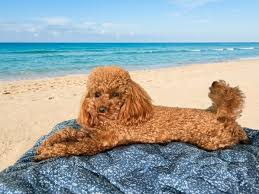
#> input picture data/poodle2.png, 259 x 194 px
$ jupyter execute --allow-errors Shap.ipynb
#> lines starting #> are read from the running program, lines starting #| are printed output that depends on the picture
# SHAP Exercise:
#### **How Do Different SHAP Methods Explain the Same Image?**

SHAP has different **explainers** that use different strategies to compute the Shapley values. In this exercise, you'll apply different explainers to the same image and compare their explanations.

## Setup and Imports
Start by setting up a new virtual environment with the packages specified in requirements_shap.txt.
I tested the scripts with python 3.11 but newer versions probably also work.

Then download the *poodle.png* and *imagenet_classes.txt* from Moodle into a folder called Data. Since we will reuse this folder, you can create it one level above the folder for this SHAP exercise.

Then:

[cell 1]
import torch
import torchvision.models as models
import torchvision.transforms as transforms
import numpy as np
from PIL import Image
import matplotlib.pyplot as plt
from pathlib import Path
import requests
from skimage.segmentation import slic
import shap
import cv2

#> (the rest of this cell did not finish here and is left out)

#> (a cell that did not finish here is left out)

[cell 3]
# Path to images
data_path = Path("../data")
img_name = "poodle2.png"

# Load image
img_path = data_path / img_name
if img_path.exists():
    original_img = Image.open(img_path).convert('RGB')
#> original_img is the input picture: PIL image 259x194 RGB; mean R, G, B 156.7, 163.7, 162.2
else:
    print("Image not found, creating placeholder")
    original_img = Image.new('RGB', (224, 224), color='gray')

original_img = original_img.resize((224, 224))
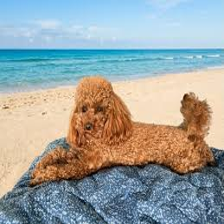
#> original_img: PIL image 224x224 RGB; mean R, G, B 156.7, 163.7, 162.2
img_array = np.array(original_img)

plt.imshow(original_img)
plt.title(f"Test Image: {img_name}")
plt.axis('off')
plt.show()

#> (a cell that did not finish here is left out)

## Prediction Function
The SHAP library implements different variations of SHAP in functions called *explainers*.
All SHAP explainers need a function that takes images and returns predictions.

[cell 5]
# [29 lines left out: function model_predict, not called in this run]

# KernelSHAP
We will start with the basic KernelSHAP explainer which we saw in the lecture.

**Reminder how it works**: Kernel SHAP approximates Shapley values by sampling coalitions of features (here, superpixels) and weighting them with a Shapley kernel; it is model‑agnostic but relatively slow.

## Masking

The SHAP library needs a masking function to represent "feature absent" perturbation.
For our image data and KernelSHAP, we will use a superpixel segmentation approach similar to LIME, as discussed in the lecture.
To this end, we first segement the image using the SLIC algorithm. If you want, you can play around with the hyperparameters of SLIC.

[cell 6]
# Superpixels
n_segments = 50 # Number of superpixels
segments = slic(img_array, n_segments=n_segments, compactness=30, sigma=3, start_label=0) # This returns a 2D integer array assigning a superpixel id to each pixel.
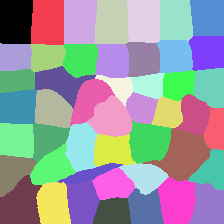
#> segments: shape (224, 224) int64; 47 distinct labels, from 0 to 46; one colour per label, 0 black

In addition, SHAP requires a background data for perturbation. In our case this background data simply defines the "color" that is used to perturb the superpixels.
Let's start with a simple perturbation using only black color:

[cell 7]
background = np.zeros((1, 224, 224, 3), dtype=np.uint8)

Now, we can create custom masking functions to perturb the image and get the models prediction on this perturbed sample.

[cell 8]
# [26 lines left out: functions mask_image_kernel, f_kernel, not called in this run]

## KernelExplainer

Now that we have the necessary auxiliary functions, let's create our SHAP explanation.
Use the *KernelExplainer* class and its *shap_values* method to explain our poodle image.
Hint: The KernelExplainer expects the background argument in binary coalition mask form.
- See SHAP docs: [shap.KernelExplainer](https://shap.readthedocs.io/en/latest/generated/shap.KernelExplainer.html)

[cell 9]
# Number of actual segments (SLIC's n_segments is a target, not exact)
n_segs = int(segments.max()) + 1
#> n_segs = 47

# Reference coalition: all superpixels absent
background_coalition = np.zeros((1, n_segs))

# Point to explain: all superpixels present (original image)
full_coalition = np.ones((1, n_segs))

# Create and run KernelExplainer
#> (the rest of this cell did not finish here and is left out)

$ run again, with data/poodle.png copied over data/poodle2.png
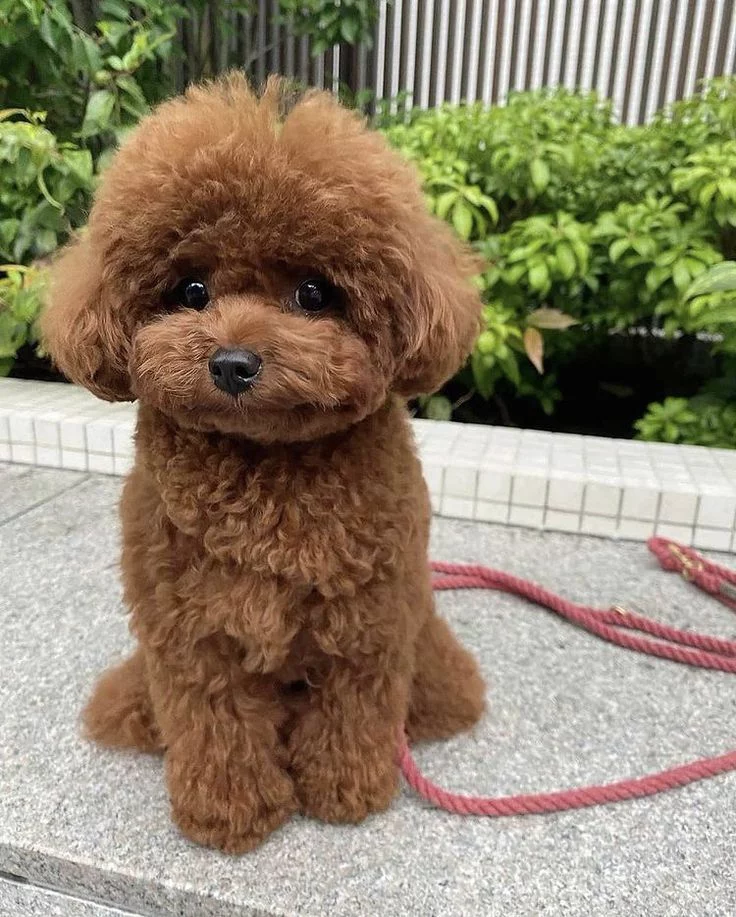
#> input picture data/poodle.png, 736 x 917 px
#> original_img is the input picture: PIL image 736x917 RGB; mean R, G, B 144, 131.8, 109
#> `original_img = original_img.resize((224, 224))`:
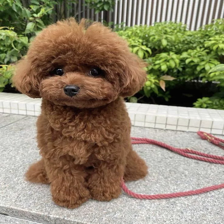
#> original_img: PIL image 224x224 RGB; mean R, G, B 144, 131.8, 109
#> `segments = slic(img_array, n_segments=n_segments, compactness=30, sigm..`:
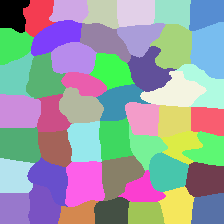
#> segments: shape (224, 224) int64; 49 distinct labels, from 0 to 48; one colour per label, 0 black
#> n_segs = 49
